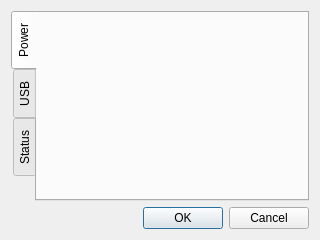
<?xml version="1.0" encoding="UTF-8"?>
<ui version="4.0">
 <class>GpioDialog</class>
 <widget class="QDialog" name="GpioDialog">
  <property name="geometry">
   <rect>
    <x>0</x>
    <y>0</y>
    <width>320</width>
    <height>240</height>
   </rect>
  </property>
  <property name="sizePolicy">
   <sizepolicy hsizetype="Fixed" vsizetype="Fixed">
    <horstretch>0</horstretch>
    <verstretch>0</verstretch>
   </sizepolicy>
  </property>
  <property name="windowTitle">
   <string>GPIO</string>
  </property>
  <layout class="QVBoxLayout" name="horizontalLayout">
   <item>
    <widget class="QTabWidget" name="mainTab">
     <property name="tabPosition">
      <enum>QTabWidget::West</enum>
     </property>
     <property name="currentIndex">
      <number>0</number>
     </property>
     <widget class="QWidget" name="powerPage">
      <attribute name="title">
       <string>Power</string>
      </attribute>
      <layout class="QHBoxLayout" name="horizontalLayout_2">
       <item>
        <layout class="QGridLayout" name="powerGrid"/>
       </item>
      </layout>
     </widget>
     <widget class="QWidget" name="usbPage">
      <attribute name="title">
       <string>USB</string>
      </attribute>
     </widget>
     <widget class="QWidget" name="statusPage">
      <attribute name="title">
       <string>Status</string>
      </attribute>
     </widget>
    </widget>
   </item>
   <item>
    <widget class="QDialogButtonBox" name="buttonBox">
     <property name="orientation">
      <enum>Qt::Horizontal</enum>
     </property>
     <property name="standardButtons">
      <set>QDialogButtonBox::Cancel|QDialogButtonBox::Ok</set>
     </property>
    </widget>
   </item>
  </layout>
 </widget>
 <resources/>
 <connections>
  <connection>
   <sender>buttonBox</sender>
   <signal>accepted()</signal>
   <receiver>GpioDialog</receiver>
   <slot>accept()</slot>
   <hints>
    <hint type="sourcelabel">
     <x>248</x>
     <y>254</y>
    </hint>
    <hint type="destinationlabel">
     <x>157</x>
     <y>274</y>
    </hint>
   </hints>
  </connection>
  <connection>
   <sender>buttonBox</sender>
   <signal>rejected()</signal>
   <receiver>GpioDialog</receiver>
   <slot>reject()</slot>
   <hints>
    <hint type="sourcelabel">
     <x>316</x>
     <y>260</y>
    </hint>
    <hint type="destinationlabel">
     <x>286</x>
     <y>274</y>
    </hint>
   </hints>
  </connection>
 </connections>
</ui>
